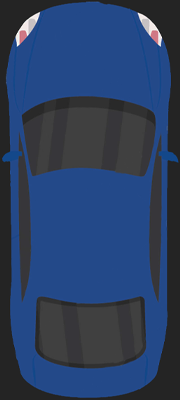
#> input picture 032721/통합 코드/src/xycar_device/xycar_ultrasonic/image/car.png, 180 x 400 px
$ python -i light_extract.py   (imports and definitions only)
#> lines starting #> are read from the running program, lines starting #| are printed output that depends on the picture
#> further down, picture is the input picture: shape (400, 180, 3); mean B, G, R 99, 63.4, 42.7
import cv2
import numpy as np

def change(img):
    #img = cv2.imread('c1.PNG')
    img_YUV = cv2.cvtColor(img, cv2.COLOR_BGR2YUV)
#> img_YUV: shape (400, 180, 3); mean of channels 0, 1, 2 61.3, 146.3, 111.6
    y = img_YUV[:,:,0]
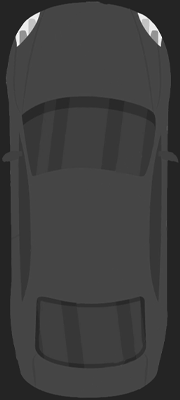
#> y: shape (400, 180); min 17, max 255, mean 61.3

    rows = y.shape[0]
#> rows = 400
    cols = y.shape[1]
#> cols = 180


    imgLog = np.log1p(np.array(y, dtype='float') / 255)


    M = 2*rows + 1
#> M = 801
    N = 2*cols + 1
#> N = 361


    sigma = 10
    (X, Y) = np.meshgrid(np.linspace(0, N-1, N), np.linspace(0, M-1, M))
    Xc = np.ceil(N/2)
#> Xc = 181
    Yc = np.ceil(M/2)
#> Yc = 401
    gaussianNumerator = (X - Xc)**2 + (Y - Yc)**2


    LPF = np.exp(-gaussianNumerator / (2*sigma*sigma))
    HPF = 1 - LPF


    LPF_shift = np.fft.ifftshift(LPF.copy())
    HPF_shift = np.fft.ifftshift(HPF.copy())


    img_FFT = np.fft.fft2(imgLog.copy(), (M, N))
    img_LF = np.real(np.fft.ifft2(img_FFT.copy() * LPF_shift, (M, N)))
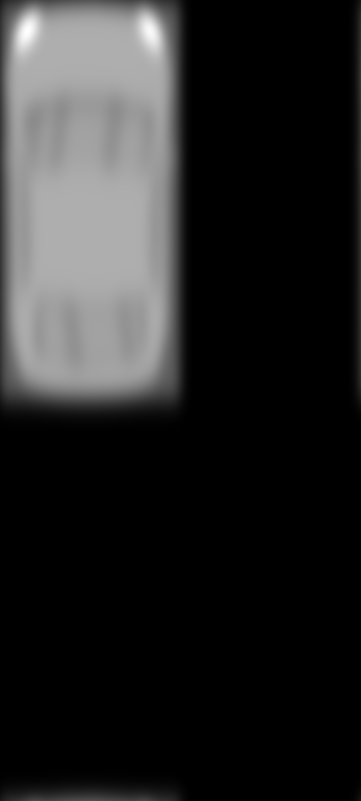
#> img_LF: shape (801, 361) float64; min -1.77e-16, max 0.347, mean 0.0527; drawn with min black and max white
    img_HF = np.real(np.fft.ifft2(img_FFT.copy() * HPF_shift, (M, N)))
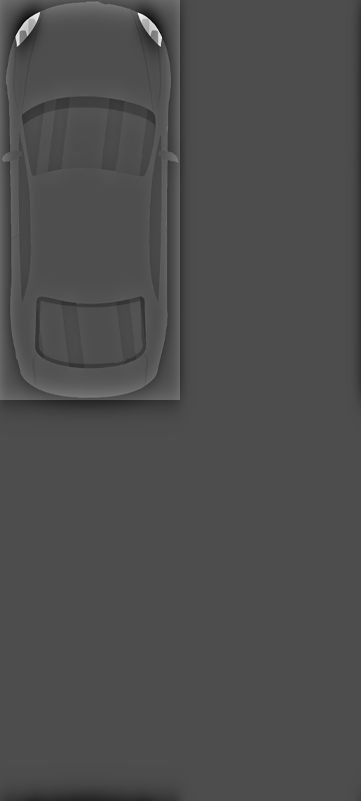
#> img_HF: shape (801, 361) float64; min -0.201, max 0.463, mean 0.00053; drawn with min black and max white


    gamma1 = 0.3
    gamma2 = 1.5 #1.3
    img_adjusting = gamma1*img_LF[0:rows, 0:cols] + gamma2*img_HF[0:rows, 0:cols]
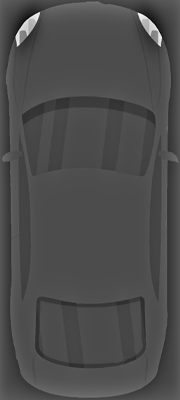
#> img_adjusting: shape (400, 180) float64; min -0.219, max 0.759, mean 0.0759; drawn with min black and max white

    img_exp = np.expm1(img_adjusting)
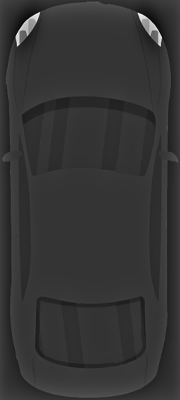
#> img_exp: shape (400, 180) float64; min -0.197, max 1.14, mean 0.0807; drawn with min black and max white
    img_exp = (img_exp - np.min(img_exp)) / (np.max(img_exp) - np.min(img_exp))
    img_out = np.array(255*img_exp, dtype = 'uint8')


    img_YUV[:,:,0] = img_out
#> img_YUV: shape (400, 180, 3); mean of channels 0, 1, 2 52.6, 146.3, 111.6
    result = cv2.cvtColor(img_YUV, cv2.COLOR_YUV2BGR)
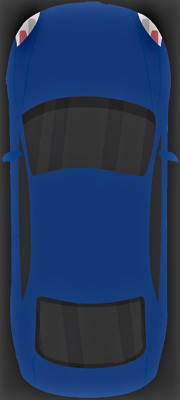
#> result: shape (400, 180, 3); mean B, G, R 89.8, 54.8, 34

    return result
#cv2.imshow('homomorphic', result)
#cv2.imshow("1", img)
#cv2.waitKey(0)

>>> import cv2
>>> picture = cv2.imread('../../032721/통합 코드/src/xycar_device/xycar_ultrasonic/image/car.png')
>>> result = change(picture)
